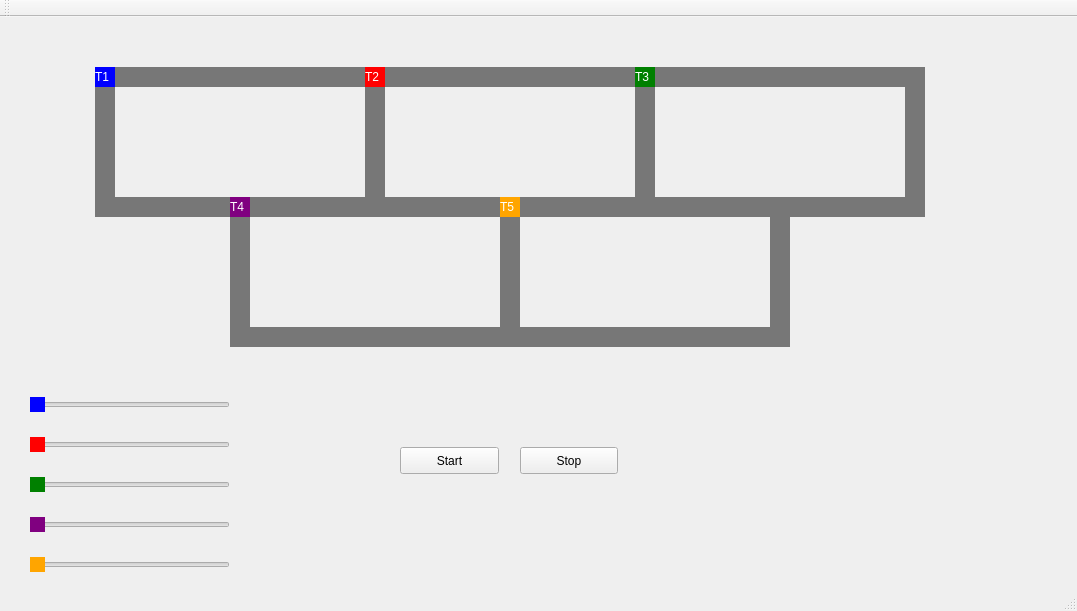
<?xml version="1.0" encoding="UTF-8"?>
<ui version="4.0">
 <class>MainWindow</class>
 <widget class="QMainWindow" name="MainWindow">
  <property name="geometry">
   <rect>
    <x>0</x>
    <y>0</y>
    <width>1077</width>
    <height>611</height>
   </rect>
  </property>
  <property name="windowTitle">
   <string>MainWindow</string>
  </property>
  <widget class="QWidget" name="centralWidget">
   <widget class="QLabel" name="label_train4">
    <property name="geometry">
     <rect>
      <x>230</x>
      <y>180</y>
      <width>20</width>
      <height>20</height>
     </rect>
    </property>
    <property name="styleSheet">
     <string notr="true">QLabel { background: purple; color: white }</string>
    </property>
    <property name="text">
     <string>T4</string>
    </property>
   </widget>
   <widget class="QLabel" name="label_trilho_x_1_2_4">
    <property name="geometry">
     <rect>
      <x>250</x>
      <y>180</y>
      <width>250</width>
      <height>20</height>
     </rect>
    </property>
    <property name="styleSheet">
     <string notr="true">QLabel { background: #777 }</string>
    </property>
    <property name="text">
     <string/>
    </property>
   </widget>
   <widget class="QLabel" name="label_trilho_4_b">
    <property name="enabled">
     <bool>true</bool>
    </property>
    <property name="geometry">
     <rect>
      <x>250</x>
      <y>310</y>
      <width>250</width>
      <height>20</height>
     </rect>
    </property>
    <property name="styleSheet">
     <string notr="true">QLabel { background: #777 }</string>
    </property>
    <property name="text">
     <string/>
    </property>
   </widget>
   <widget class="QLabel" name="label_trilho_4_5">
    <property name="geometry">
     <rect>
      <x>500</x>
      <y>180</y>
      <width>20</width>
      <height>150</height>
     </rect>
    </property>
    <property name="styleSheet">
     <string notr="true">QLabel { background: #777 }</string>
    </property>
    <property name="text">
     <string/>
    </property>
   </widget>
   <widget class="QLabel" name="label_trilho_y_4">
    <property name="geometry">
     <rect>
      <x>230</x>
      <y>180</y>
      <width>20</width>
      <height>150</height>
     </rect>
    </property>
    <property name="styleSheet">
     <string notr="true">QLabel { background: #777 }</string>
    </property>
    <property name="text">
     <string/>
    </property>
   </widget>
   <widget class="QPushButton" name="pushButton">
    <property name="geometry">
     <rect>
      <x>400</x>
      <y>430</y>
      <width>99</width>
      <height>27</height>
     </rect>
    </property>
    <property name="text">
     <string>Start</string>
    </property>
   </widget>
   <widget class="QPushButton" name="pushButton_2">
    <property name="geometry">
     <rect>
      <x>520</x>
      <y>430</y>
      <width>98</width>
      <height>27</height>
     </rect>
    </property>
    <property name="text">
     <string>Stop</string>
    </property>
   </widget>
   <widget class="QLabel" name="label_trilho_y_5">
    <property name="geometry">
     <rect>
      <x>770</x>
      <y>180</y>
      <width>20</width>
      <height>150</height>
     </rect>
    </property>
    <property name="styleSheet">
     <string notr="true">QLabel { background: #777 }</string>
    </property>
    <property name="text">
     <string/>
    </property>
   </widget>
   <widget class="QLabel" name="label_trilho_x_2_3_5">
    <property name="geometry">
     <rect>
      <x>520</x>
      <y>180</y>
      <width>250</width>
      <height>20</height>
     </rect>
    </property>
    <property name="styleSheet">
     <string notr="true">QLabel { background: #777 }</string>
    </property>
    <property name="text">
     <string/>
    </property>
   </widget>
   <widget class="QLabel" name="label_trilho_x_5_b">
    <property name="geometry">
     <rect>
      <x>520</x>
      <y>310</y>
      <width>250</width>
      <height>20</height>
     </rect>
    </property>
    <property name="styleSheet">
     <string notr="true">QLabel { background: #777 }</string>
    </property>
    <property name="text">
     <string/>
    </property>
   </widget>
   <widget class="QLabel" name="label_train5">
    <property name="geometry">
     <rect>
      <x>500</x>
      <y>180</y>
      <width>20</width>
      <height>20</height>
     </rect>
    </property>
    <property name="styleSheet">
     <string notr="true">QLabel { background: orange; color: white }</string>
    </property>
    <property name="text">
     <string>T5</string>
    </property>
   </widget>
   <widget class="QLabel" name="label_trilho_y_1_2">
    <property name="geometry">
     <rect>
      <x>365</x>
      <y>50</y>
      <width>20</width>
      <height>130</height>
     </rect>
    </property>
    <property name="styleSheet">
     <string notr="true">QLabel { background: #777 }</string>
    </property>
    <property name="text">
     <string/>
    </property>
   </widget>
   <widget class="QLabel" name="label_trilho_x_2">
    <property name="geometry">
     <rect>
      <x>385</x>
      <y>50</y>
      <width>250</width>
      <height>20</height>
     </rect>
    </property>
    <property name="styleSheet">
     <string notr="true">QLabel { background: #777 }</string>
    </property>
    <property name="text">
     <string/>
    </property>
   </widget>
   <widget class="QLabel" name="label_train2">
    <property name="geometry">
     <rect>
      <x>365</x>
      <y>50</y>
      <width>20</width>
      <height>20</height>
     </rect>
    </property>
    <property name="styleSheet">
     <string notr="true">QLabel { background: red; color: white; }</string>
    </property>
    <property name="text">
     <string>T2</string>
    </property>
   </widget>
   <widget class="QLabel" name="label_trilho_y_2_3">
    <property name="geometry">
     <rect>
      <x>635</x>
      <y>50</y>
      <width>20</width>
      <height>130</height>
     </rect>
    </property>
    <property name="styleSheet">
     <string notr="true">QLabel { background: #777 }</string>
    </property>
    <property name="text">
     <string/>
    </property>
   </widget>
   <widget class="QLabel" name="label_trilho_y_1">
    <property name="geometry">
     <rect>
      <x>95</x>
      <y>50</y>
      <width>20</width>
      <height>150</height>
     </rect>
    </property>
    <property name="styleSheet">
     <string notr="true">QLabel { background: #777 }</string>
    </property>
    <property name="text">
     <string/>
    </property>
   </widget>
   <widget class="QLabel" name="label_trilho_x_1">
    <property name="geometry">
     <rect>
      <x>115</x>
      <y>50</y>
      <width>250</width>
      <height>20</height>
     </rect>
    </property>
    <property name="styleSheet">
     <string notr="true">QLabel { background: #777 }</string>
    </property>
    <property name="text">
     <string/>
    </property>
   </widget>
   <widget class="QLabel" name="label_trilho_x_1_b">
    <property name="enabled">
     <bool>true</bool>
    </property>
    <property name="geometry">
     <rect>
      <x>115</x>
      <y>180</y>
      <width>115</width>
      <height>20</height>
     </rect>
    </property>
    <property name="styleSheet">
     <string notr="true">QLabel { background: #777 }</string>
    </property>
    <property name="text">
     <string/>
    </property>
   </widget>
   <widget class="QLabel" name="label_train1">
    <property name="geometry">
     <rect>
      <x>95</x>
      <y>50</y>
      <width>20</width>
      <height>20</height>
     </rect>
    </property>
    <property name="styleSheet">
     <string notr="true">QLabel { background: blue; color: white }</string>
    </property>
    <property name="text">
     <string>T1</string>
    </property>
   </widget>
   <widget class="QLabel" name="label_trilho_x_3_b">
    <property name="geometry">
     <rect>
      <x>790</x>
      <y>180</y>
      <width>115</width>
      <height>20</height>
     </rect>
    </property>
    <property name="styleSheet">
     <string notr="true">QLabel { background: #777 }</string>
    </property>
    <property name="text">
     <string/>
    </property>
   </widget>
   <widget class="QLabel" name="label_trilho_y_3">
    <property name="geometry">
     <rect>
      <x>905</x>
      <y>50</y>
      <width>20</width>
      <height>150</height>
     </rect>
    </property>
    <property name="styleSheet">
     <string notr="true">QLabel { background: #777 }</string>
    </property>
    <property name="text">
     <string/>
    </property>
   </widget>
   <widget class="QLabel" name="label_trilho_x_3">
    <property name="geometry">
     <rect>
      <x>655</x>
      <y>50</y>
      <width>250</width>
      <height>20</height>
     </rect>
    </property>
    <property name="styleSheet">
     <string notr="true">QLabel { background: #777 }</string>
    </property>
    <property name="text">
     <string/>
    </property>
   </widget>
   <widget class="QLabel" name="label_train3">
    <property name="geometry">
     <rect>
      <x>635</x>
      <y>50</y>
      <width>20</width>
      <height>20</height>
     </rect>
    </property>
    <property name="styleSheet">
     <string notr="true">QLabel { background: green; color: white }</string>
    </property>
    <property name="text">
     <string>T3</string>
    </property>
   </widget>
   <widget class="QSlider" name="horizontalSlider_1">
    <property name="geometry">
     <rect>
      <x>30</x>
      <y>380</y>
      <width>200</width>
      <height>16</height>
     </rect>
    </property>
    <property name="mouseTracking">
     <bool>false</bool>
    </property>
    <property name="tabletTracking">
     <bool>false</bool>
    </property>
    <property name="autoFillBackground">
     <bool>false</bool>
    </property>
    <property name="styleSheet">
     <string notr="true">QSlider::handle:horizontal { background-color: blue; }</string>
    </property>
    <property name="orientation">
     <enum>Qt::Horizontal</enum>
    </property>
    <property name="invertedAppearance">
     <bool>false</bool>
    </property>
   </widget>
   <widget class="QSlider" name="horizontalSlider_2">
    <property name="geometry">
     <rect>
      <x>30</x>
      <y>420</y>
      <width>200</width>
      <height>16</height>
     </rect>
    </property>
    <property name="styleSheet">
     <string notr="true">QSlider::handle:horizontal { background-color: red; }</string>
    </property>
    <property name="orientation">
     <enum>Qt::Horizontal</enum>
    </property>
   </widget>
   <widget class="QSlider" name="horizontalSlider_4">
    <property name="geometry">
     <rect>
      <x>30</x>
      <y>500</y>
      <width>200</width>
      <height>16</height>
     </rect>
    </property>
    <property name="styleSheet">
     <string notr="true">QSlider::handle:horizontal { background-color: purple; }</string>
    </property>
    <property name="orientation">
     <enum>Qt::Horizontal</enum>
    </property>
   </widget>
   <widget class="QSlider" name="horizontalSlider_3">
    <property name="geometry">
     <rect>
      <x>30</x>
      <y>460</y>
      <width>200</width>
      <height>16</height>
     </rect>
    </property>
    <property name="mouseTracking">
     <bool>false</bool>
    </property>
    <property name="tabletTracking">
     <bool>false</bool>
    </property>
    <property name="autoFillBackground">
     <bool>false</bool>
    </property>
    <property name="styleSheet">
     <string notr="true">QSlider::handle:horizontal { background-color: green; }</string>
    </property>
    <property name="orientation">
     <enum>Qt::Horizontal</enum>
    </property>
    <property name="invertedAppearance">
     <bool>false</bool>
    </property>
   </widget>
   <widget class="QSlider" name="horizontalSlider_5">
    <property name="geometry">
     <rect>
      <x>30</x>
      <y>540</y>
      <width>200</width>
      <height>16</height>
     </rect>
    </property>
    <property name="styleSheet">
     <string notr="true">QSlider::handle:horizontal { background-color: orange; }</string>
    </property>
    <property name="orientation">
     <enum>Qt::Horizontal</enum>
    </property>
   </widget>
   <zorder>label_trilho_x_3_b</zorder>
   <zorder>label_trilho_y_2_3</zorder>
   <zorder>label_trilho_x_1</zorder>
   <zorder>label_trilho_x_1_2_4</zorder>
   <zorder>label_trilho_4_b</zorder>
   <zorder>label_trilho_4_5</zorder>
   <zorder>label_trilho_y_4</zorder>
   <zorder>label_train4</zorder>
   <zorder>pushButton</zorder>
   <zorder>pushButton_2</zorder>
   <zorder>label_trilho_y_5</zorder>
   <zorder>label_trilho_x_2_3_5</zorder>
   <zorder>label_trilho_x_5_b</zorder>
   <zorder>label_train5</zorder>
   <zorder>label_trilho_y_1_2</zorder>
   <zorder>label_trilho_x_2</zorder>
   <zorder>label_train2</zorder>
   <zorder>label_trilho_y_1</zorder>
   <zorder>label_trilho_x_1_b</zorder>
   <zorder>label_train1</zorder>
   <zorder>label_trilho_y_3</zorder>
   <zorder>label_trilho_x_3</zorder>
   <zorder>label_train3</zorder>
   <zorder>horizontalSlider_1</zorder>
   <zorder>horizontalSlider_2</zorder>
   <zorder>horizontalSlider_4</zorder>
   <zorder>horizontalSlider_3</zorder>
   <zorder>horizontalSlider_5</zorder>
  </widget>
  <widget class="QMenuBar" name="menuBar">
   <property name="geometry">
    <rect>
     <x>0</x>
     <y>0</y>
     <width>1077</width>
     <height>22</height>
    </rect>
   </property>
  </widget>
  <widget class="QToolBar" name="mainToolBar">
   <attribute name="toolBarArea">
    <enum>TopToolBarArea</enum>
   </attribute>
   <attribute name="toolBarBreak">
    <bool>false</bool>
   </attribute>
  </widget>
  <widget class="QStatusBar" name="statusBar"/>
 </widget>
 <layoutdefault spacing="6" margin="11"/>
 <resources/>
 <connections/>
</ui>
